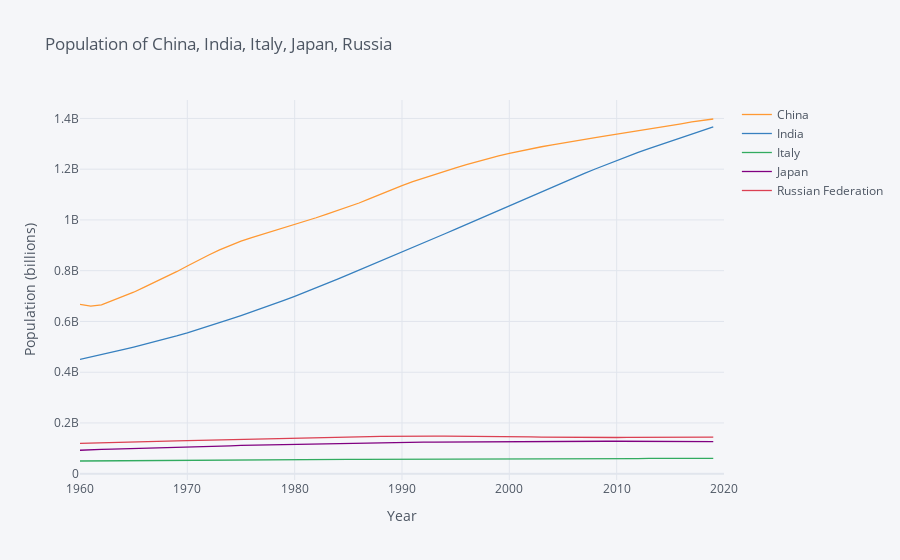

Notebook cell for this chart:
### Markdown cell above
## Population

### Code cell
vars = {"SP.POP.TOTL":"Population"}

# Use this to find top producers:
#big_producers = cereals.query('date==2000').squeeze().sort_values(ascending=False)
#big_producers.head(20)

use=["CHN","IND","JPN","ITA","RUS"]

pop = fix_date_index(wbdata.get_dataframe(vars,country=use)).squeeze().unstack('country')

pop.iplot(xTitle="Year",yTitle="Population (billions)",
              title="Population of China, India, Italy, Japan, Russia")
